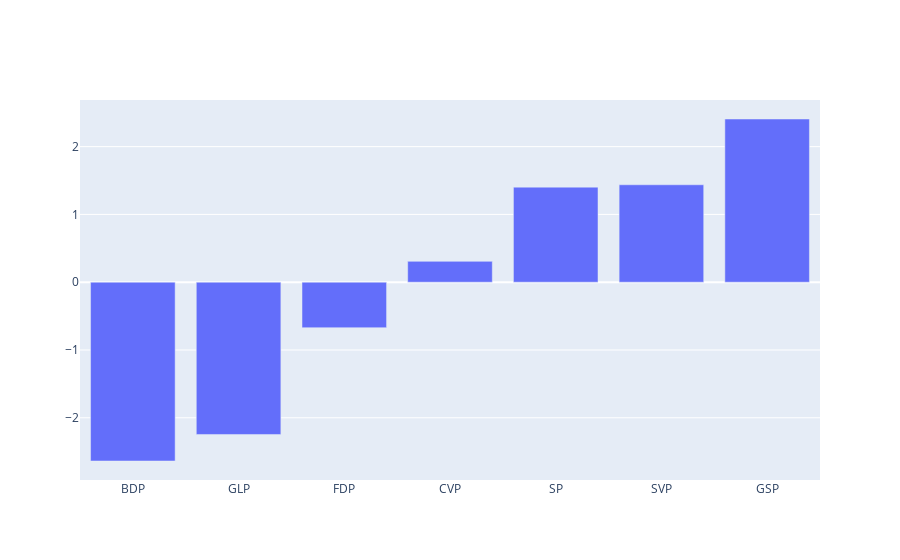

The code cell stored with this chart in its notebook:
### Code cell
# creates bar chart with member partisipation rates per faction in votes
def memberPartisipation(data):
    partisipation = dict()
    memPart = vp.KeyList()
    
    def update(key, i, d=partisipation):
        
        key = vp.faction_names[data.members[key].faction]
        
        if not key in d:
            d[key] = [0,0,0,0]
        else:
            d[key][i] += 1
    
    def presents(x):
        return sum(x[0:3]) / sum(x)
    
    
    for v in data.votes:
        for mem in v.yes:
            update(mem, 0)
        for mem in v.no:
            update(mem, 1)
        for mem in v.abstain:
            update(mem, 2)
        for mem in v.novote:
            update(mem, 3)  
    
    
    
    plot.bar_dict(partisipation, value=lambda x: presents(x) * 100, relativ= True, sort= True)
memberPartisipation(data)

### Figure 1 — Plotly figure (JSON) as saved in the notebook; plotly's stock layout.template omitted (floating-point values rounded to 4 significant figures)
{"data": [{"type": "bar", "x": ["BDP", "GLP", "FDP", "CVP", "SP", "SVP", "GSP"], "y": [-2.638, -2.247, -0.671, 0.3077, 1.402, 1.437, 2.408]}], "layout": {}}
